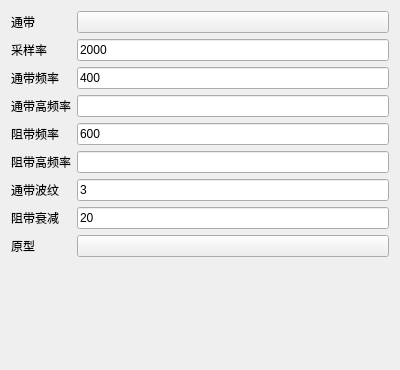
<?xml version="1.0" encoding="UTF-8"?>
<ui version="4.0">
    <class>IIRFormInterface</class>
    <widget class="QWidget" name="IIRFormInterface">
        <property name="geometry">
            <rect>
                <x>0</x>
                <y>0</y>
                <width>400</width>
                <height>370</height>
            </rect>
        </property>
        <property name="windowTitle">
            <string>Form</string>
        </property>
        <layout class="QFormLayout" name="formLayout">
            <item row="0" column="0">
                <widget class="BodyLabel" name="BodyLabel_2">
                    <property name="text">
                        <string>通带</string>
                    </property>
                </widget>
            </item>
            <item row="0" column="1">
                <widget class="ComboBox" name="passbandsBox"/>
            </item>
            <item row="1" column="0">
                <widget class="BodyLabel" name="BodyLabel">
                    <property name="text">
                        <string>采样率</string>
                    </property>
                </widget>
            </item>
            <item row="1" column="1">
                <widget class="LineEdit" name="sampleRateEdit">
                    <property name="text">
                        <string>2000</string>
                    </property>
                </widget>
            </item>
            <item row="2" column="0">
                <widget class="BodyLabel" name="BodyLabel_3">
                    <property name="text">
                        <string>通带频率</string>
                    </property>
                </widget>
            </item>
            <item row="2" column="1">
                <widget class="LineEdit" name="passbandFreqLowEdit">
                    <property name="text">
                        <string>400</string>
                    </property>
                </widget>
            </item>
            <item row="3" column="0">
                <widget class="BodyLabel" name="BodyLabel_5">
                    <property name="text">
                        <string>通带高频率</string>
                    </property>
                </widget>
            </item>
            <item row="3" column="1">
                <widget class="LineEdit" name="passbandFreqHighEdit">
                    <property name="text">
                        <string/>
                    </property>
                </widget>
            </item>
            <item row="4" column="1">
                <widget class="LineEdit" name="stopbandFreqLowEdit">
                    <property name="text">
                        <string>600</string>
                    </property>
                </widget>
            </item>
            <item row="5" column="0">
                <widget class="BodyLabel" name="BodyLabel_6">
                    <property name="text">
                        <string>阻带高频率</string>
                    </property>
                </widget>
            </item>
            <item row="5" column="1">
                <widget class="LineEdit" name="stopbandFreqHighEdit"/>
            </item>
            <item row="6" column="0">
                <widget class="BodyLabel" name="BodyLabel_7">
                    <property name="text">
                        <string>通带波纹</string>
                    </property>
    </widget>
            </item>
            <item row="6" column="1">
                <widget class="LineEdit" name="passbandRippleEdit">
                    <property name="text">
                        <string>3</string>
                    </property>
                </widget>
            </item>
            <item row="7" column="0">
                <widget class="BodyLabel" name="BodyLabel_8">
                    <property name="text">
                        <string>阻带衰减</string>
                    </property>
                </widget>
            </item>
            <item row="7" column="1">
                <widget class="LineEdit" name="stopbandAttenuationEdit">
                    <property name="text">
                        <string>20</string>
                    </property>
                </widget>
            </item>
            <item row="8" column="0">
                <widget class="BodyLabel" name="BodyLabel_9">
                    <property name="text">
                        <string>原型</string>
                    </property>
                </widget>
            </item>
            <item row="8" column="1">
                <widget class="ComboBox" name="protoTypesBox"/>
            </item>
            <item row="4" column="0">
                <widget class="BodyLabel" name="BodyLabel_4">
                    <property name="text">
                        <string>阻带频率</string>
                    </property>
                </widget>
            </item>
        </layout>
    </widget>
    <customwidgets>
        <customwidget>
            <class>ComboBox</class>
            <extends>QPushButton</extends>
            <header>qfluentwidgets</header>
        </customwidget>
        <customwidget>
            <class>BodyLabel</class>
            <extends>QLabel</extends>
            <header>qfluentwidgets</header>
        </customwidget>
        <customwidget>
            <class>LineEdit</class>
            <extends>QLineEdit</extends>
            <header>qfluentwidgets</header>
        </customwidget>
    </customwidgets>
    <resources/>
    <connections/>
</ui>
